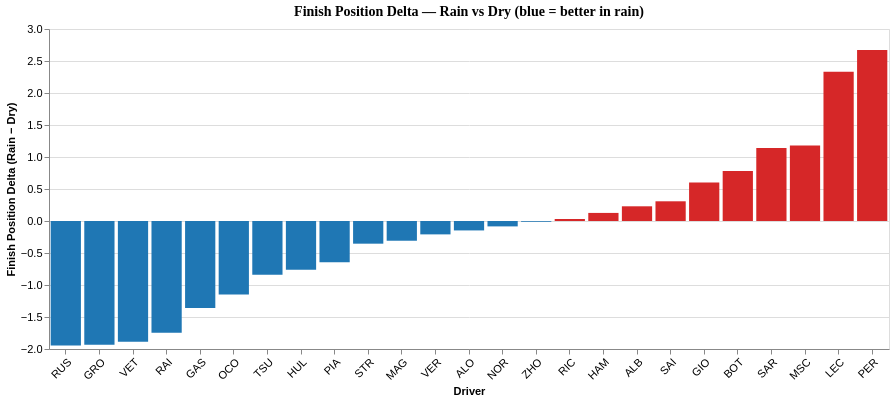

The code cell stored with this chart in its notebook:
### Markdown cell above
#### Chart 4 — Finish Position Delta (Rain − Dry)

Negative = finishes **higher** (better) in rain. Bars sorted by delta.

### Code cell
delta_sorted = comp.sort_values('FinishPosDelta')

chart4 = alt.Chart(delta_sorted).mark_bar().encode(
    x=alt.X('Driver:N', sort=delta_sorted['Driver'].tolist(), title='Driver',
            axis=alt.Axis(labelAngle=-45)),
    y=alt.Y('FinishPosDelta:Q',
            title='Finish Position Delta (Rain − Dry)',
            axis=alt.Axis(grid=True)),
    color=alt.condition(
        alt.datum.FinishPosDelta < 0,
        alt.value('#1f77b4'),   # blue = better in rain
        alt.value('#d62728')    # red = worse in rain
    ),
    tooltip=['Driver',
             alt.Tooltip('FinishPosDelta:Q', format='.2f', title='Delta (Rain−Dry)'),
             alt.Tooltip('RainAvgFinishPosition:Q', format='.2f'),
             alt.Tooltip('DryAvgFinishPosition:Q', format='.2f')]
).properties(
    title='Finish Position Delta — Rain vs Dry (blue = better in rain)',
    width=840,
    height=320
).configure_title(fontSize=14, font='Calibri').configure_axis(labelFontSize=11)

chart4

### Figure 1 — Vega-Lite specification as saved in the notebook (floating-point values rounded to 4 significant figures)
{"config": {"view": {"continuousWidth": 300, "continuousHeight": 300}, "axis": {"labelFontSize": 11}, "title": {"font": "Calibri", "fontSize": 14}}, "data": {"name": "data-90b3b6d7b9ebb037e08d7a1e433fe5fb"}, "mark": {"type": "bar"}, "encoding": {"color": {"condition": {"test": "(datum.FinishPosDelta < 0)", "value": "#1f77b4"}, "value": "#d62728"}, "tooltip": [{"field": "Driver", "type": "nominal"}, {"field": "FinishPosDelta", "format": ".2f", "title": "Delta (Rain−Dry)", "type": "quantitative"}, {"field": "RainAvgFinishPosition", "format": ".2f", "type": "quantitative"}, {"field": "DryAvgFinishPosition", "format": ".2f", "type": "quantitative"}], "x": {"axis": {"labelAngle": -45}, "field": "Driver", "sort": ["RUS", "GRO", "VET", "RAI", "GAS", "OCO", "TSU", "HUL", "PIA", "STR", "MAG", "VER", "ALO", "NOR", "ZHO", "RIC", "HAM", "ALB", "SAI", "GIO", "BOT", "SAR", "MSC", "LEC", "PER"], "title": "Driver", "type": "nominal"}, "y": {"axis": {"grid": true}, "field": "FinishPosDelta", "title": "Finish Position Delta (Rain − Dry)", "type": "quantitative"}}, "height": 320, "title": "Finish Position Delta — Rain vs Dry (blue = better in rain)", "width": 840, "$schema": "https://vega.github.io/schema/vega-lite/v6.1.0.json", "datasets": {"data-90b3b6d7b9ebb037e08d7a1e433fe5fb": [{"Driver": "RUS", "RainRacesEntered": 18, "RainAvgFinishPosition": 7.0, "RainAvgPositionsGained": -0.5, "RainDNFCount": 3, "RainWins": 0, "RainPodiums": 5, "RainTotalLapsLed": 32, "RainDNFRate": 0.1667, "DryRacesEntered": 150, "DryAvgFinishPosition": 8.947, "DryAvgPositionsGained": 0.5733, "DryDNFCount": 16, "DryWins": 6, "DryPodiums": 24, "DryTotalLapsLed": 310, "DryDNFRate": 0.1067, "FinishPosDelta": -1.947, "PositionsGainedDelta": -1.073, "DNFRateDelta": 0.06}, {"Driver": "GRO", "RainRacesEntered": 5, "RainAvgFinishPosition": 11.2, "RainAvgPositionsGained": 1.2, "RainDNFCount": 0, "RainWins": 0, "RainPodiums": 0, "RainTotalLapsLed": 0, "RainDNFRate": 0.0, "DryRacesEntered": 52, "DryAvgFinishPosition": 13.13, "DryAvgPositionsGained": 0.01923, "DryDNFCount": 13, "DryWins": 0, "DryPodiums": 0, "DryTotalLapsLed": 0, "DryDNFRate": 0.25, "FinishPosDelta": -1.935, "PositionsGainedDelta": 1.181, "DNFRateDelta": -0.25}, {"Driver": "VET", "RainRacesEntered": 11, "RainAvgFinishPosition": 6.0, "RainAvgPositionsGained": 3.182, "RainDNFCount": 3, "RainWins": 0, "RainPodiums": 3, "RainTotalLapsLed": 0, "RainDNFRate": 0.2727, "DryRacesEntered": 98, "DryAvgFinishPosition": 7.888, "DryAvgPositionsGained": 0.3469, "DryDNFCount": 9, "DryWins": 9, "DryPodiums": 25, "DryTotalLapsLed": 420, "DryDNFRate": 0.09184, "FinishPosDelta": -1.888, "PositionsGainedDelta": 2.835, "DNFRateDelta": 0.1809}, {"Driver": "RAI", "RainRacesEntered": 8, "RainAvgFinishPosition": 8.5, "RainAvgPositionsGained": 1.0, "RainDNFCount": 1, "RainWins": 0, "RainPodiums": 3, "RainTotalLapsLed": 0, "RainDNFRate": 0.125, "DryRacesEntered": 77, "DryAvgFinishPosition": 10.25, "DryAvgPositionsGained": 0.8052, "DryDNFCount": 9, "DryWins": 1, "DryPodiums": 12, "DryTotalLapsLed": 54, "DryDNFRate": 0.1169, "FinishPosDelta": -1.747, "PositionsGainedDelta": 0.1948, "DNFRateDelta": 0.008117}, {"Driver": "GAS", "RainRacesEntered": 19, "RainAvgFinishPosition": 9.368, "RainAvgPositionsGained": 0.8421, "RainDNFCount": 5, "RainWins": 0, "RainPodiums": 1, "RainTotalLapsLed": 0, "RainDNFRate": 0.2632, "DryRacesEntered": 162, "DryAvgFinishPosition": 10.73, "DryAvgPositionsGained": 0.321, "DryDNFCount": 16, "DryWins": 1, "DryPodiums": 2, "DryTotalLapsLed": 25, "DryDNFRate": 0.09877, "FinishPosDelta": -1.36, "PositionsGainedDelta": 0.5211, "DNFRateDelta": 0.1644}, {"Driver": "OCO", "RainRacesEntered": 20, "RainAvgFinishPosition": 9.25, "RainAvgPositionsGained": 0.6, "RainDNFCount": 5, "RainWins": 0, "RainPodiums": 2, "RainTotalLapsLed": 3, "RainDNFRate": 0.25, "DryRacesEntered": 141, "DryAvgFinishPosition": 10.4, "DryAvgPositionsGained": 0.9433, "DryDNFCount": 15, "DryWins": 1, "DryPodiums": 5, "DryTotalLapsLed": 61, "DryDNFRate": 0.1064, "FinishPosDelta": -1.147, "PositionsGainedDelta": -0.3433, "DNFRateDelta": 0.1436}, {"Driver": "TSU", "RainRacesEntered": 15, "RainAvgFinishPosition": 11.87, "RainAvgPositionsGained": -0.2667, "RainDNFCount": 2, "RainWins": 0, "RainPodiums": 0, "RainTotalLapsLed": 0, "RainDNFRate": 0.1333, "DryRacesEntered": 106, "DryAvgFinishPosition": 12.71, "DryAvgPositionsGained": -0.7264, "DryDNFCount": 11, "DryWins": 0, "DryPodiums": 0, "DryTotalLapsLed": 4, "DryDNFRate": 0.1038, "FinishPosDelta": -0.8409, "PositionsGainedDelta": 0.4597, "DNFRateDelta": 0.02956}, {"Driver": "HUL", "RainRacesEntered": 14, "RainAvgFinishPosition": 10.57, "RainAvgPositionsGained": 0.2857, "RainDNFCount": 2, "RainWins": 0, "RainPodiums": 0, "RainTotalLapsLed": 0, "RainDNFRate": 0.1429, "DryRacesEntered": 108, "DryAvgFinishPosition": 11.33, "DryAvgPositionsGained": 0.3981, "DryDNFCount": 11, "DryWins": 0, "DryPodiums": 1, "DryTotalLapsLed": 0, "DryDNFRate": 0.1019, "FinishPosDelta": -0.7619, "PositionsGainedDelta": -0.1124, "DNFRateDelta": 0.04101}, {"Driver": "PIA", "RainRacesEntered": 9, "RainAvgFinishPosition": 5.222, "RainAvgPositionsGained": 0.0, "RainDNFCount": 1, "RainWins": 2, "RainPodiums": 3, "RainTotalLapsLed": 2, "RainDNFRate": 0.1111, "DryRacesEntered": 68, "DryAvgFinishPosition": 5.868, "DryAvgPositionsGained": -0.07353, "DryDNFCount": 2, "DryWins": 9, "DryPodiums": 26, "DryTotalLapsLed": 496, "DryDNFRate": 0.02941, "FinishPosDelta": -0.6454, "PositionsGainedDelta": 0.07353, "DNFRateDelta": 0.0817}, {"Driver": "STR", "RainRacesEntered": 20, "RainAvgFinishPosition": 11.3, "RainAvgPositionsGained": 1.8, "RainDNFCount": 3, "RainWins": 0, "RainPodiums": 0, "RainTotalLapsLed": 0, "RainDNFRate": 0.15, "DryRacesEntered": 162, "DryAvgFinishPosition": 11.65, "DryAvgPositionsGained": 0.963, "DryDNFCount": 20, "DryWins": 0, "DryPodiums": 2, "DryTotalLapsLed": 22, "DryDNFRate": 0.1235, "FinishPosDelta": -0.3543, "PositionsGainedDelta": 0.837, "DNFRateDelta": 0.02654}, {"Driver": "MAG", "RainRacesEntered": 15, "RainAvgFinishPosition": 12.93, "RainAvgPositionsGained": -1.267, "RainDNFCount": 3, "RainWins": 0, "RainPodiums": 0, "RainTotalLapsLed": 0, "RainDNFRate": 0.2, "DryRacesEntered": 120, "DryAvgFinishPosition": 13.24, "DryAvgPositionsGained": -0.675, "DryDNFCount": 18, "DryWins": 0, "DryPodiums": 0, "DryTotalLapsLed": 0, "DryDNFRate": 0.15, "FinishPosDelta": -0.3083, "PositionsGainedDelta": -0.5917, "DNFRateDelta": 0.05}, {"Driver": "VER", "RainRacesEntered": 21, "RainAvgFinishPosition": 2.571, "RainAvgPositionsGained": 1.476, "RainDNFCount": 1, "RainWins": 11, "RainPodiums": 17, "RainTotalLapsLed": 105, "RainDNFRate": 0.04762, "DryRacesEntered": 164, "DryAvgFinishPosition": 2.78, "DryAvgPositionsGained": 0.8293, "DryDNFCount": 11, "DryWins": 67, "DryPodiums": 120, "DryTotalLapsLed": 3035, "DryDNFRate": 0.06707, "FinishPosDelta": -0.2091, "PositionsGainedDelta": 0.6469, "DNFRateDelta": -0.01945}, {"Driver": "ALO", "RainRacesEntered": 19, "RainAvgFinishPosition": 9.053, "RainAvgPositionsGained": 0.0, "RainDNFCount": 3, "RainWins": 0, "RainPodiums": 2, "RainTotalLapsLed": 0, "RainDNFRate": 0.1579, "DryRacesEntered": 130, "DryAvgFinishPosition": 9.2, "DryAvgPositionsGained": 0.2769, "DryDNFCount": 19, "DryWins": 0, "DryPodiums": 8, "DryTotalLapsLed": 4, "DryDNFRate": 0.1462, "FinishPosDelta": -0.1474, "PositionsGainedDelta": -0.2769, "DNFRateDelta": 0.01174}, {"Driver": "NOR", "RainRacesEntered": 17, "RainAvgFinishPosition": 6.294, "RainAvgPositionsGained": 1.471, "RainDNFCount": 1, "RainWins": 1, "RainPodiums": 7, "RainTotalLapsLed": 28, "RainDNFRate": 0.05882, "DryRacesEntered": 148, "DryAvgFinishPosition": 6.378, "DryAvgPositionsGained": 0.2568, "DryDNFCount": 10, "DryWins": 12, "DryPodiums": 48, "DryTotalLapsLed": 578, "DryDNFRate": 0.06757, "FinishPosDelta": -0.08426, "PositionsGainedDelta": 1.214, "DNFRateDelta": -0.008744}, {"Driver": "ZHO", "RainRacesEntered": 10, "RainAvgFinishPosition": 14.6, "RainAvgPositionsGained": 0.5, "RainDNFCount": 3, "RainWins": 0, "RainPodiums": 0, "RainTotalLapsLed": 0, "RainDNFRate": 0.3, "DryRacesEntered": 67, "DryAvgFinishPosition": 14.61, "DryAvgPositionsGained": 0.8358, "DryDNFCount": 11, "DryWins": 0, "DryPodiums": 0, "DryTotalLapsLed": 0, "DryDNFRate": 0.1642, "FinishPosDelta": -0.01194, "PositionsGainedDelta": -0.3358, "DNFRateDelta": 0.1358}, {"Driver": "RIC", "RainRacesEntered": 15, "RainAvgFinishPosition": 9.4, "RainAvgPositionsGained": -1.067, "RainDNFCount": 3, "RainWins": 2, "RainPodiums": 2, "RainTotalLapsLed": 14, "RainDNFRate": 0.2, "DryRacesEntered": 122, "DryAvgFinishPosition": 9.369, "DryAvgPositionsGained": 1.172, "DryDNFCount": 13, "DryWins": 3, "DryPodiums": 6, "DryTotalLapsLed": 125, "DryDNFRate": 0.1066, "FinishPosDelta": 0.03115, "PositionsGainedDelta": -2.239, "DNFRateDelta": 0.09344}, {"Driver": "HAM", "RainRacesEntered": 20, "RainAvgFinishPosition": 4.3, "RainAvgPositionsGained": 0.35, "RainDNFCount": 2, "RainWins": 5, "RainPodiums": 9, "RainTotalLapsLed": 125, "RainDNFRate": 0.1, "DryRacesEntered": 167, "DryAvgFinishPosition": 4.174, "DryAvgPositionsGained": 1.15, "DryDNFCount": 7, "DryWins": 39, "DryPodiums": 84, "DryTotalLapsLed": 1507, "DryDNFRate": 0.04192, "FinishPosDelta": 0.1263, "PositionsGainedDelta": -0.7997, "DNFRateDelta": 0.05808}, {"Driver": "ALB", "RainRacesEntered": 12, "RainAvgFinishPosition": 11.08, "RainAvgPositionsGained": 1.417, "RainDNFCount": 0, "RainWins": 0, "RainPodiums": 0, "RainTotalLapsLed": 0, "RainDNFRate": 0.0, "DryRacesEntered": 123, "DryAvgFinishPosition": 10.85, "DryAvgPositionsGained": 1.228, "DryDNFCount": 16, "DryWins": 0, "DryPodiums": 2, "DryTotalLapsLed": 1, "DryDNFRate": 0.1301, "FinishPosDelta": 0.2297, "PositionsGainedDelta": 0.189, "DNFRateDelta": -0.1301}, {"Driver": "SAI", "RainRacesEntered": 19, "RainAvgFinishPosition": 7.421, "RainAvgPositionsGained": 0.9474, "RainDNFCount": 3, "RainWins": 0, "RainPodiums": 2, "RainTotalLapsLed": 2, "RainDNFRate": 0.1579, "DryRacesEntered": 159, "DryAvgFinishPosition": 7.113, "DryAvgPositionsGained": 0.2642, "DryDNFCount": 11, "DryWins": 4, "DryPodiums": 27, "DryTotalLapsLed": 253, "DryDNFRate": 0.06918, "FinishPosDelta": 0.3078, "PositionsGainedDelta": 0.6832, "DNFRateDelta": 0.08871}, {"Driver": "GIO", "RainRacesEntered": 5, "RainAvgFinishPosition": 14.0, "RainAvgPositionsGained": 0.4, "RainDNFCount": 1, "RainWins": 0, "RainPodiums": 0, "RainTotalLapsLed": 0, "RainDNFRate": 0.2, "DryRacesEntered": 58, "DryAvgFinishPosition": 13.4, "DryAvgPositionsGained": 0.05172, "DryDNFCount": 5, "DryWins": 0, "DryPodiums": 0, "DryTotalLapsLed": 4, "DryDNFRate": 0.08621, "FinishPosDelta": 0.6034, "PositionsGainedDelta": 0.3483, "DNFRateDelta": 0.1138}, {"Driver": "BOT", "RainRacesEntered": 19, "RainAvgFinishPosition": 9.158, "RainAvgPositionsGained": 1.211, "RainDNFCount": 4, "RainWins": 0, "RainPodiums": 3, "RainTotalLapsLed": 0, "RainDNFRate": 0.2105, "DryRacesEntered": 144, "DryAvgFinishPosition": 8.375, "DryAvgPositionsGained": 0.8681, "DryDNFCount": 16, "DryWins": 8, "DryPodiums": 46, "DryTotalLapsLed": 405, "DryDNFRate": 0.1111, "FinishPosDelta": 0.7829, "PositionsGainedDelta": 0.3425, "DNFRateDelta": 0.09942}, {"Driver": "SAR", "RainRacesEntered": 6, "RainAvgFinishPosition": 17.33, "RainAvgPositionsGained": -0.5, "RainDNFCount": 2, "RainWins": 0, "RainPodiums": 0, "RainTotalLapsLed": 0, "RainDNFRate": 0.3333, "DryRacesEntered": 36, "DryAvgFinishPosition": 16.19, "DryAvgPositionsGained": 0.2778, "DryDNFCount": 7, "DryWins": 0, "DryPodiums": 0, "DryTotalLapsLed": 0, "DryDNFRate": 0.1944, "FinishPosDelta": 1.139, "PositionsGainedDelta": -0.7778, "DNFRateDelta": 0.1389}, {"Driver": "MSC", "RainRacesEntered": 5, "RainAvgFinishPosition": 16.4, "RainAvgPositionsGained": -1.6, "RainDNFCount": 2, "RainWins": 0, "RainPodiums": 0, "RainTotalLapsLed": 0, "RainDNFRate": 0.4, "DryRacesEntered": 41, "DryAvgFinishPosition": 15.22, "DryAvgPositionsGained": 0.04878, "DryDNFCount": 8, "DryWins": 0, "DryPodiums": 0, "DryTotalLapsLed": 0, "DryDNFRate": 0.1951, "FinishPosDelta": 1.18, "PositionsGainedDelta": -1.649, "DNFRateDelta": 0.2049}, {"Driver": "LEC", "RainRacesEntered": 22, "RainAvgFinishPosition": 8.091, "RainAvgPositionsGained": -0.5455, "RainDNFCount": 5, "RainWins": 0, "RainPodiums": 5, "RainTotalLapsLed": 8, "RainDNFRate": 0.2273, "DryRacesEntered": 161, "DryAvgFinishPosition": 5.758, "DryAvgPositionsGained": 0.1491, "DryDNFCount": 14, "DryWins": 12, "DryPodiums": 54, "DryTotalLapsLed": 747, "DryDNFRate": 0.08696, "FinishPosDelta": 2.333, "PositionsGainedDelta": -0.6945, "DNFRateDelta": 0.1403}, {"Driver": "PER", "RainRacesEntered": 19, "RainAvgFinishPosition": 9.474, "RainAvgPositionsGained": 0.4737, "RainDNFCount": 2, "RainWins": 1, "RainPodiums": 4, "RainTotalLapsLed": 7, "RainDNFRate": 0.1053, "DryRacesEntered": 140, "DryAvgFinishPosition": 6.8, "DryAvgPositionsGained": 1.95, "DryDNFCount": 11, "DryWins": 6, "DryPodiums": 39, "DryTotalLapsLed": 288, "DryDNFRate": 0.07857, "FinishPosDelta": 2.674, "PositionsGainedDelta": -1.476, "DNFRateDelta": 0.02669}]}}
